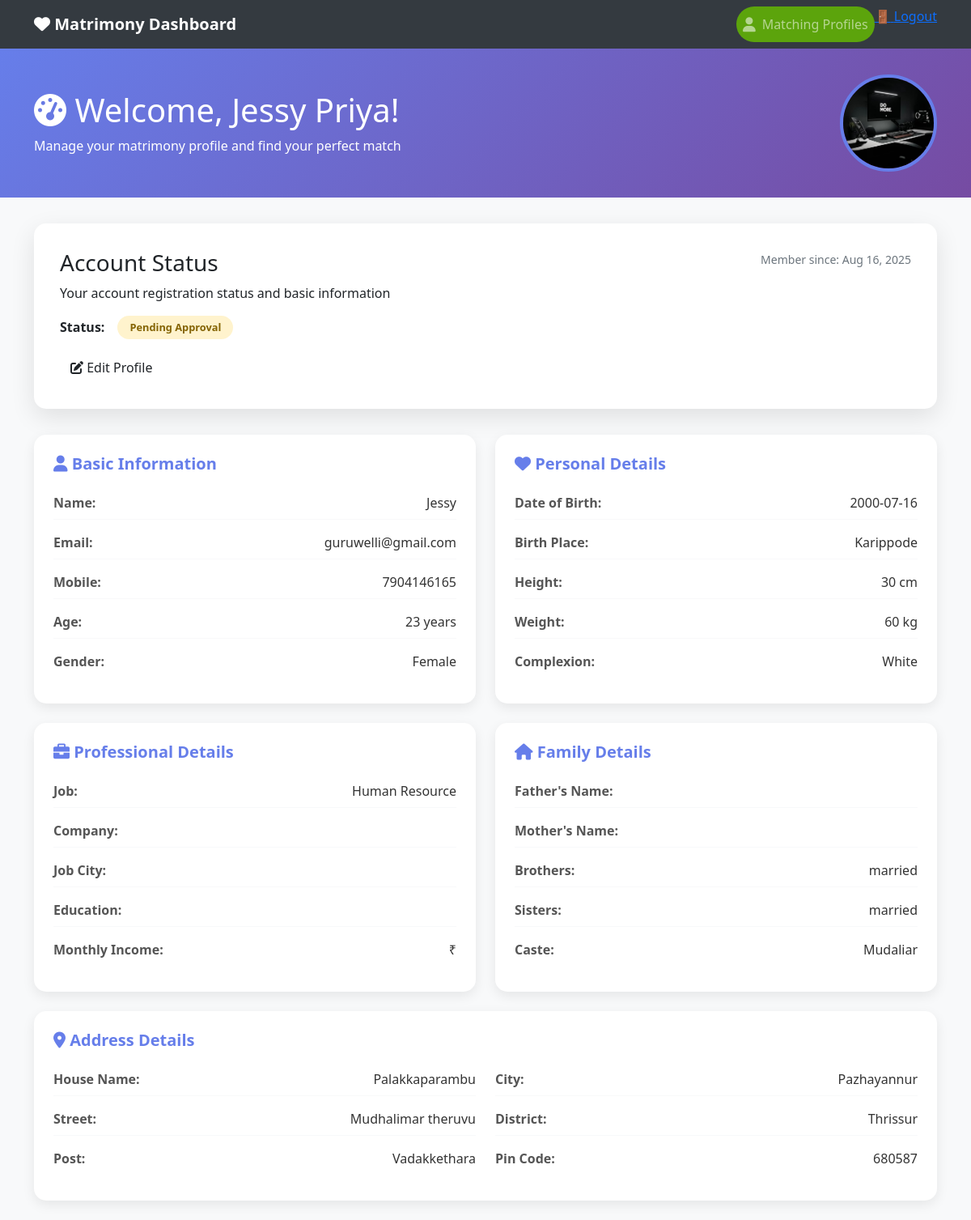
/customer/dashboard/ (signed in), run on the app's committed database.
### accounts/models.py (models this page shows, shortened)
class Customer(models.Model):
    user = models.OneToOneField(User, related_name="customer_profile", on_delete=models.CASCADE, blank=True, null=True)
    CASTE_CHOICES = (
        ("Mudaliar", "Mudaliar"),
        ("Chetty", "Chetty"),
        ("Devanga", "Devanga"),
        ("Ezhavas_Thiyas", "Ezhavas & Thiyas"),
        ("Thandan", "Thandan"),
    )
    MARITAL_STATUS_CHOICES = (
        ("Single", "Single"),
        ("Divorced", "Divorced"),
    )
    STAR_CHOICES = (
        ("Aswathi", "Aswathi"),
        ("Bharani", "Bharani"),
        ("Karthika", "Karthika"),
        ("Rohini", "Rohini"),
        ("Makayiram", "Makayiram"),
        ("Thiruvathira", "Thiruvathira"),
        ("Punartham", "Punartham"),
        ("Pooyam", "Pooyam"),
        ("Aayilyam", "Aayilyam"),
        ("Makam", "Makam"),
        ("Pooram", "Pooram"),
        ("Uthram", "Uthram"),
        ("Atham", "Atham"),
        ("Chittira", "Chittira"),
        ("Chothi", "Chothi"),
        ("Vishakam", "Vishakam"),
        ("Anizham", "Anizham"),
        ("Thiruketta", "Thiruketta"),
        ("Moolam", "Moolam"),
        ("Pooradam", "Pooradam"),
        ("Uthradam", "Uthradam"),
        ("Thiruvonam", "Thiruvonam"),
        ("Avittam", "Avittam"),
        ("Chathayam", "Chathayam"),
        ("Pooruruttathi", "Pooruruttathi"),
        ("Uthrattathi", "Uthrattathi"),
        ("Revathi", "Revathi"),
    )
    father_name = models.CharField(max_length=256, blank=True, null=True)
    age = models.IntegerField(blank=True, null=True)
    gender = models.CharField(max_length=256, blank=True, null=True)
    contact_no = models.CharField(max_length=10, blank=True, null=True)
    description = models.CharField(max_length=256, blank=True, null=True)
    profile_image = models.ImageField(upload_to="profile_images/", null=True, blank=True)
    id_proof = models.CharField(max_length=256, blank=True, null=True)
    address = models.CharField(max_length=300, blank=True, null=True)
    star = models.CharField(max_length=50, choices=STAR_CHOICES, blank=True, null=True)
    married_sisters = models.CharField(max_length=250, blank=True, null=True)
    married_brothers = models.CharField(max_length=250, blank=True, null=True)
    no_sisters = models.CharField(max_length=250, blank=True, null=True)
    no_brothers = models.CharField(max_length=250, blank=True, null=True)
    mother_job = models.CharField(max_length=250, blank=True, null=True)
    father_job = models.CharField(max_length=250, blank=True, null=True)
    mother_name = models.CharField(max_length=250, blank=True, null=True)
    landline_no = models.IntegerField(blank=True, null=True)
    year = models.CharField(max_length=250, blank=True, null=True)
    school = models.CharField(max_length=250, blank=True, null=True)
    education = models.CharField(max_length=250, blank=True, null=True)
    income = models.CharField(max_length=250, blank=True, null=True)
    job_city = models.CharField(max_length=250, blank=True, null=True)
    job_department = models.CharField(max_length=250, blank=True, null=True)
    company = models.CharField(max_length=250, blank=True, null=True)
    job = models.CharField(max_length=250, blank=True, null=True)
    caste = models.CharField(max_length=250, choices=CASTE_CHOICES, blank=True, null=True)
    marital_status = models.CharField(max_length=50, choices=MARITAL_STATUS_CHOICES, blank=True, null=True)
    physical_condition = models.CharField(max_length=250, blank=True, null=True)
    weight = models.CharField(max_length=250, blank=True, null=True)
    complexion = models.CharField(max_length=250, blank=True, null=True)
    height = models.CharField(max_length=250, blank=True, null=True)
    time_birth = models.CharField(max_length=250, blank=True, null=True)
    place_birth = models.CharField(max_length=250, blank=True, null=True)
    dob = models.CharField(max_length=250, blank=True, null=True)
    district = models.CharField(max_length=250, blank=True, null=True)
    city = models.CharField(max_length=250, blank=True, null=True)
    post = models.CharField(max_length=250, blank=True, null=True)
    pin_code = models.CharField(max_length=250, blank=True, null=True)
    street = models.CharField(max_length=250, blank=True, null=True)
    house_name = models.CharField(max_length=250, blank=True, null=True)
    STATUS_CHOICES = (
        (0, "Pending"),
        (1, "Approved"),
    )
    status = models.IntegerField(choices=STATUS_CHOICES, default=0)
    is_active= models.BooleanField(default=True)
    created = models.DateTimeField(auto_now_add=True, blank=True, null=True)
    updated = models.DateTimeField(auto_now=True, blank=True, null=True)
    dosham = models.CharField(max_length=50, blank=True, null=True)

class User(AbstractUser):
    is_superadmin = models.BooleanField(default=False)
    is_customer = models.BooleanField(default=False)

### accounts/views.py (the view)
# urls.py: path("customer/dashboard/", views.customer_dashboard, name="customer_dashboard"),
@login_required
def customer_dashboard(request):
    if not hasattr(request.user, "customer_profile"):
        return redirect("login")  # redirect non-customers to login or error page
    customer = request.user.customer_profile  # get Customer object
    return render(request, "customer_dashboard/dashboard.html", {"customer": customer})

### templates/customer_dashboard/dashboard.html (shortened to what this page needs)
<!DOCTYPE html>
<html lang="en">
<head>
    <link href="https://cdn.jsdelivr.net/npm/bootstrap@5.1.3/dist/css/bootstrap.min.css" rel="stylesheet">
    <link href="https://cdnjs.cloudflare.com/ajax/libs/font-awesome/6.0.0/css/all.min.css" rel="stylesheet">
</head>
<body style="background: #f8f9fa;">
    <nav class="navbar navbar-expand-lg navbar-dark" style="background: #343a40;">
        <div class="container">
            <a class="navbar-brand" href="#"><i class="fas fa-heart"></i> Matrimony Dashboard</a>
            <div class="navbar-nav ms-auto">
                <a class="nav-link btn-profile" href="{% url 'matching_profiles' %}"><i class="fas fa-user"></i> Matching Profiles</a>
                <div class="logout-section">
                <a href="#" class="logout-link" onclick="confirmLogout(event)">
                    <span class="nav-icon">🚪</span>
                    <span class="nav-text">Logout</span>
                </a>
            </div>
            </div>
        </div>
    </nav>
    <div class="dashboard-header">
        <div class="container">
            <div class="row align-items-center">
                <div class="col-md-8">
                    <h1><i class="fas fa-tachometer-alt"></i> Welcome, {{ customer.user.get_full_name  }}!</h1>
                    <p class="mb-0">Manage your matrimony profile and find your perfect match</p>
                </div>
                <div class="col-md-4 text-end">
                    {% if customer.profile_image %}
                    <img src="{{ customer.profile_image.url }}" alt="Profile Image" class="profile-image">
                    {% else %}
                    <img src="https://via.placeholder.com/200" alt="No Image" class="img-fluid rounded">
                    {% endif %}
                </div>
            </div>
        </div>
    </div>
    <div class="container">
        <div class="welcome-card">
            <div class="row">
                <div class="col-md-8">
                    <h3>Account Status</h3>
                    <p>Your account registration status and basic information</p>
                    <div class="d-flex align-items-center">
                        <span class="me-3"><strong>Status:</strong></span>
                        {% if customer.status == 1 %}
                        <span class="status-badge status-approved">Approved</span>
                        {% elif customer.status == 0 %}
                        <span class="status-badge status-pending">Pending Approval</span>
                        {% else %}
                        <span class="status-badge status-disapproved">Disapproved</span>
                        {% endif %}
                    </div>
                    <div class="mt-3">
                        <a href="{% url 'edit_profile' %}" class="btn btn-edit"><i class="fas fa-edit"></i> Edit Profile</a>
                    </div>
                </div>
                <div class="col-md-4 text-end">
                    <div class="text-muted">
                        <small>Member since: {{ customer.created|date:"M d, Y" }}</small>
                    </div>
                </div>
            </div>
        </div>
        <div class="row">
            <div class="col-md-6">
                <div class="info-card">
                    <h5><i class="fas fa-user"></i> Basic Information</h5>
                    <div class="info-item">
                        <span class="info-label">Name:</span>
                        <span class="info-value">{{ customer.user.first_name }}</span>
                    </div>
                    <div class="info-item">
                        <span class="info-label">Email:</span>
                        <span class="info-value">{{ customer.user.email }}</span>
                    </div>
                    <div class="info-item">
                        <span class="info-label">Mobile:</span>
                        <span class="info-value">{{ customer.contact_no }}</span>
                    </div>
                    <div class="info-item">
                        <span class="info-label">Age:</span>
                        <span class="info-value">{{ customer.age }} years</span>
                    </div>
                    <div class="info-item">
                        <span class="info-label">Gender:</span>
                        <span class="info-value">{{ customer.gender }}</span>
                    </div>
                </div>
            </div>
            <div class="col-md-6">
                <div class="info-card">
                    <h5><i class="fas fa-heart"></i> Personal Details</h5>
                    <div class="info-item">
                        <span class="info-label">Date of Birth:</span>
                        <span class="info-value">{{ customer.dob }}</span>
                    </div>
                    <div class="info-item">
                        <span class="info-label">Birth Place:</span>
                        <span class="info-value">{{ customer.place_birth }}</span>
                    </div>
                    <div class="info-item">
                        <span class="info-label">Height:</span>
                        <span class="info-value">{{ customer.height }} cm</span>
                    </div>
                    <div class="info-item">
                        <span class="info-label">Weight:</span>
                        <span class="info-value">{{ customer.weight }} kg</span>
                    </div>
                    <div class="info-item">
                        <span class="info-label">Complexion:</span>
                        <span class="info-value">{{ customer.complexion }}</span>
                    </div>
                </div>
            </div>
            <div class="col-md-6">
                <div class="info-card">
                    <h5><i class="fas fa-briefcase"></i> Professional Details</h5>
                    <div class="info-item">
                        <span class="info-label">Job:</span>
                        <span class="info-value">{{ customer.job }}</span>
                    </div>
                    <div class="info-item">
                        <span class="info-label">Company:</span>
                    </div>
                    <div class="info-item">
                        <span class="info-label">Job City:</span>
                    </div>
                    <div class="info-item">
                        <span class="info-label">Education:</span>
                    </div>
                    <div class="info-item">
                        <span class="info-label">Monthly Income:</span>
                        <span class="info-value">₹{{ customer.income }}</span>
                    </div>
                </div>
            </div>
            <div class="col-md-6">
                <div class="info-card">
                    <h5><i class="fas fa-home"></i> Family Details</h5>
                    <div class="info-item">
                        <span class="info-label">Father's Name:</span>
                    </div>
                    <div class="info-item">
                        <span class="info-label">Mother's Name:</span>
                    </div>
                    <div class="info-item">
                        <span class="info-label">Brothers:</span>
                        <span class="info-value">{{ customer.no_brothers }} married</span>
                    </div>
                    <div class="info-item">
                        <span class="info-label">Sisters:</span>
                        <span class="info-value">{{ customer.no_sisters }} married</span>
                    </div>
                    <div class="info-item">
                        <span class="info-label">Caste:</span>
                        <span class="info-value">{{ customer.caste }}</span>
                    </div>
                </div>
            </div>
            <div class="col-md-12">
                <div class="info-card">
                    <h5><i class="fas fa-map-marker-alt"></i> Address Details</h5>
                    <div class="row">
                        <div class="col-md-6">
                            <div class="info-item">
                                <span class="info-label">House Name:</span>
                                <span class="info-value">{{ customer.house_name }}</span>
                            </div>
                            <div class="info-item">
                                <span class="info-label">Street:</span>
                                <span class="info-value">{{ customer.street }}</span>
                            </div>
                            <div class="info-item">
                                <span class="info-label">Post:</span>
                                <span class="info-value">{{ customer.post }}</span>
                            </div>
                        </div>
                        <div class="col-md-6">
                            <div class="info-item">
                                <span class="info-label">City:</span>
                                <span class="info-value">{{ customer.city }}</span>
                            </div>
                            <div class="info-item">
                                <span class="info-label">District:</span>
                                <span class="info-value">{{ customer.district }}</span>
                            </div>
                            <div class="info-item">
                                <span class="info-label">Pin Code:</span>
                                <span class="info-value">{{ customer.pin_code }}</span>
                            </div>
                        </div>
                    </div>
                </div>
            </div>
        </div>
    </div>
</body>
</html>

### templates/customer_dashboard/dashboard.html (style rules this page uses)
.dashboard-header { background: linear-gradient(135deg, #667eea 0%, #764ba2 100%); color: white; padding: 2rem 0; margin-bottom: 2rem; }
.welcome-card { background: white; border-radius: 15px; box-shadow: 0 10px 30px rgba(0, 0, 0, 0.1); padding: 2rem; margin-bottom: 2rem; }
.profile-image { width: 120px; height: 120px; border-radius: 50%; object-fit: cover; border: 4px solid #667eea; }
.info-card { background: white; border-radius: 15px; box-shadow: 0 5px 15px rgba(0, 0, 0, 0.08); padding: 1.5rem; margin-bottom: 1.5rem; transition: transform 0.3s ease; }
.info-card h5 { color: #667eea; margin-bottom: 1rem; font-weight: bold; }
.info-item { display: flex; justify-content: space-between; margin-bottom: 0.5rem; padding: 0.5rem 0; border-bottom: 1px solid #f8f9fa; }
.info-item:last-child { border-bottom: none; }
.info-label { font-weight: 600; color: #555; }
.info-value { color: #333; }
.navbar-brand { font-weight: bold; }
.status-badge { padding: 5px 15px; border-radius: 20px; font-size: 0.8rem; font-weight: bold; }
.status-pending { background: #fff3cd; color: #856404; }
.btn-profile { display: inline-flex; align-items: center; padding: 10px 20px; background-color: #5ca40c; color: #fff; text-decoration: none; border-radius: 25px; font-size: 16px; font-weight: 500; transition: background-color 0.3s ease, transform 0.2s ease; border: none; cursor: pointer; margin-left: 0%; }
.btn-profile .fas { margin-right: 8px; font-size: 18px; }

### data on the page
Customer: user.get_full_name "Jessy Priya", profile_image (picture), created "Aug 16, 2025", user.first_name "Jessy", user.email "guruwelli@gmail.com", contact_no "7904146165", age "23", gender "Female", dob "2000-07-16", place_birth "Karippode", height "30", weight "60", complexion "White", job "Human Resource", caste "Mudaliar", house_name "Palakkaparambu", street "Mudhalimar theruvu", post "Vadakkethara", city "Pazhayannur", district "Thrissur", pin_code "680587"
